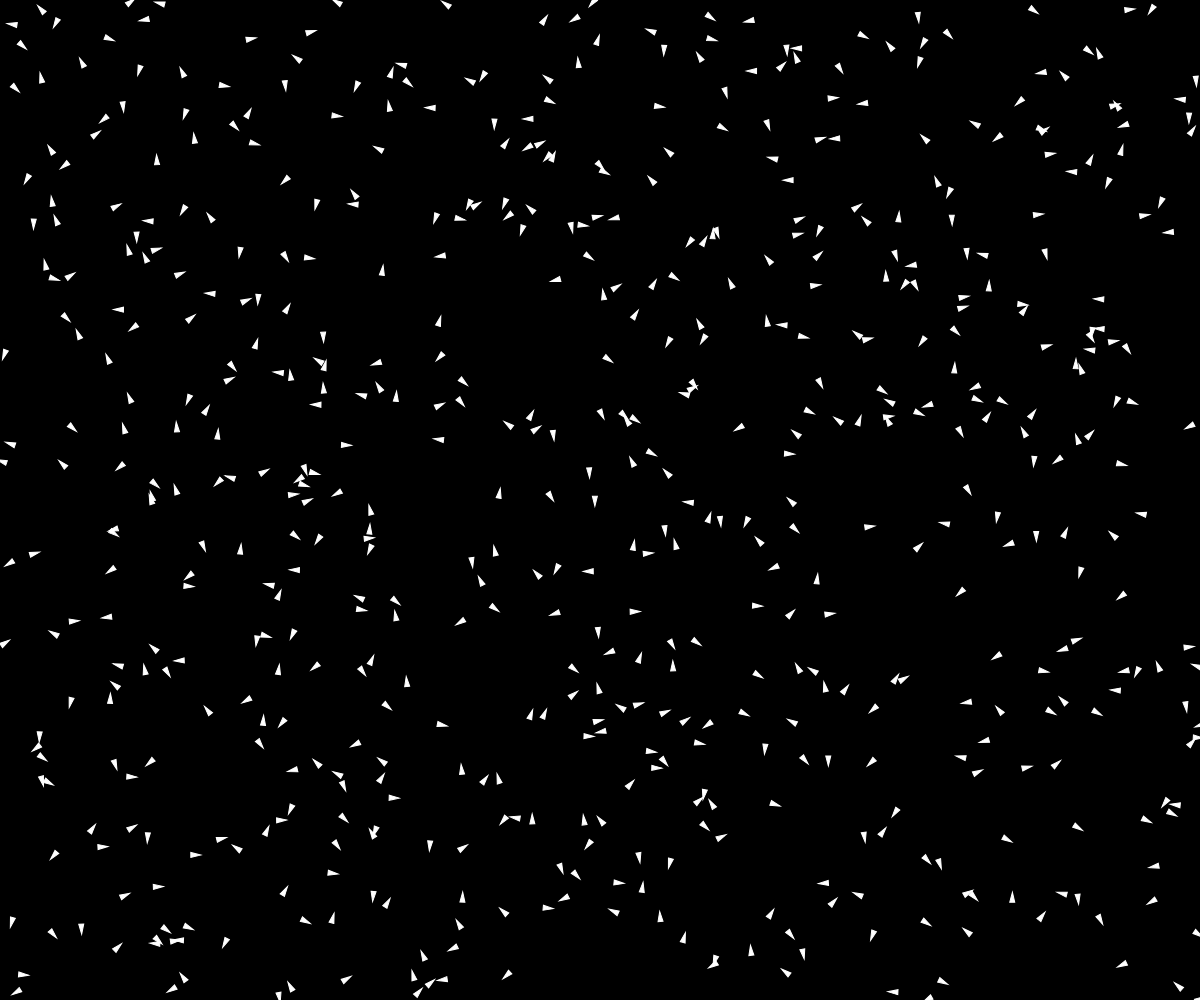
Frame 1 (no input)
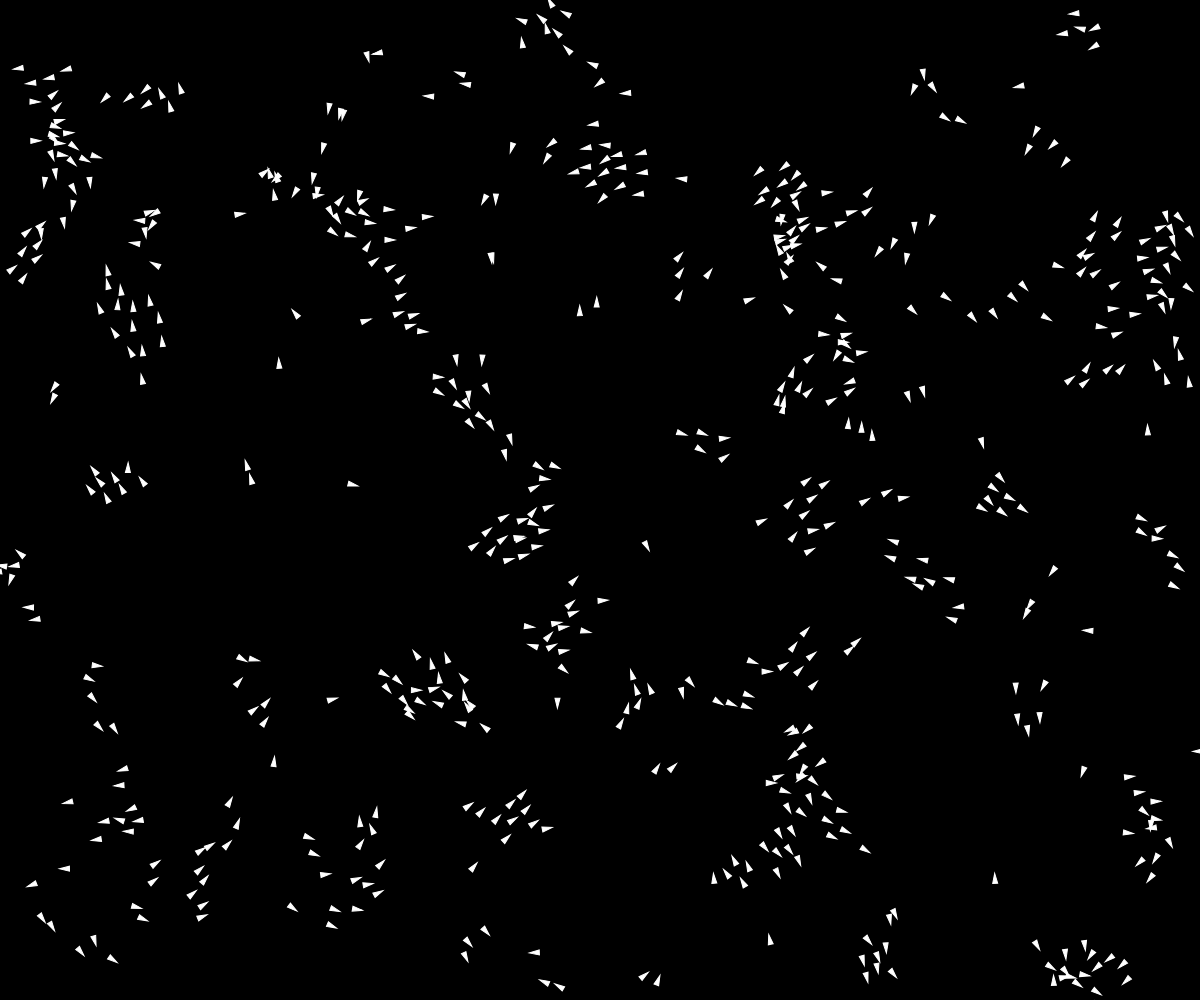
Frame 60 (no input)
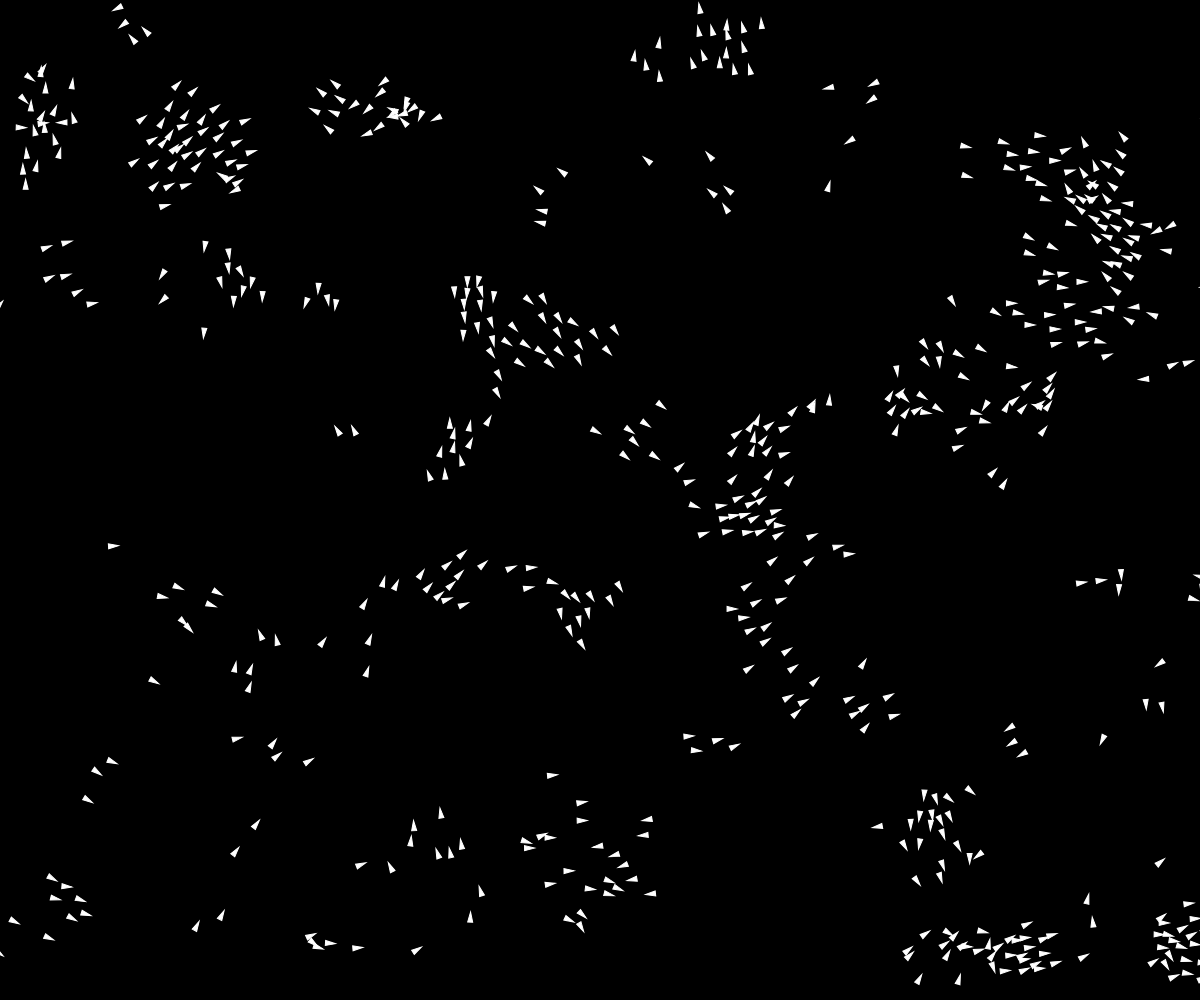
Frame 120 (the mouse pressed at the canvas centre since frame 60)

The p5.js sketch that drew these frames (run headless with seeded random() and noise() and a simulated clock; from frame 60 on, the mouse is pressed at the canvas centre):

// p5.js sketch
// ── sketch.js
var vehicles = [];
var posGrid;
let MAX= innerWidth>innerHeight?innerWidth:innerHeight;
let i,x,y;
function setup() {
  createCanvas(innerWidth, innerHeight);
  angleMode(RADIANS);
  
  for(let i =0;i<MAX/2;i++){
    x = random(0,innerWidth);
    y = random(0,innerHeight);
    vehicles.push(new Vehicle(x,y))
  }
  posGrid = new PosGrid(100)
}

function draw() {
  background(0);
  posGrid.update()
  for(v of vehicles){
    v.applyBehaviors()
    v.update();
  }

}

// ── class.js
class Vehicle {
    constructor(x,y){
        this.pos = createVector(x,y);
        this.radius = 5;
        this.vel = p5.Vector.random2D();
        this.vel.setMag(random(1,8))
        this.acc = createVector(0,0);
        this.maxSpeed = random(5,7);
        this.maxSteer = 0.2;
        this.periVis = false;
    }
    isInsideVision(veh,visionDis){
        let v = p5.Vector.sub(veh.pos,this.pos);
        if(v.mag() <= visionDis &&(v.heading() <= this.vel.heading()+(PI/4) && veh.vel.heading() >= this.vel.heading()-(PI/4))){
            return true;
        }
        return false;
    }
    applyForce(force){
        this.acc.add(force)
    }
    avoidWall(){
        let range = 40;
        let desire;
        if(this.pos.x < range){
            desire = createVector(this.maxSpeed,this.vel.y);
        }
        if(this.pos.y < range){
            desire = createVector(this.vel.x,this.maxSpeed);
        }
        if(this.pos.x > innerWidth-range){
            desire = createVector(-this.maxSpeed,this.vel.y);
        }
        if(this.pos.y > innerHeight-range){
            desire = createVector(this.vel.x,-this.maxSpeed);
        }
        if(desire){
            desire.normalize();
            desire.mult(this.maxSpeed)
            let steer = p5.Vector.sub(desire,this.vel);
            steer.limit(this.maxSteer);
            return steer
        }
        return createVector(0,0)
    }
    wall(){
        if(this.pos.x<0||this.pos.x>innerWidth){
            this.vel.x*=-1;
        }
        if(this.pos.y<0||this.pos.y>innerHeight){
            this.vel.y*=-1;
        }
    }
    seek(target){
        let desire = p5.Vector.sub(target,this.pos);
        desire.normalize();
        desire.mult(this.maxSpeed);
        let steer = p5.Vector.sub(desire,this.vel);
        steer.limit(this.maxSteer);
        return steer;
    }
    align(){
        let desiredDis = 50;
        let dis,v,avg = createVector(0,0),count = 0;
        for(v of posGrid.lookAtGrid(this.pos)){
            dis = p5.Vector.dist(this.pos,v.pos);
            if(dis>0 && ((this.isInsideVision(v,desiredDis) && this.periVis) || (!this.periVis&&dis<desiredDis))){
                avg.add(v.vel.copy().normalize().div(dis));
                count++;
            }
        }
        if(count >0){
            avg.div(count);
            avg.normalize()
            avg.mult(this.maxSpeed)
            let steer = p5.Vector.sub(avg,this.vel);
            steer.limit(this.maxSteer);
            return steer;
        }
        return createVector(0,0)
    }
    cohesion(){
        let desiredDis = 50;
        let dis,v,avg = createVector(0,0),count = 0;
        for(v of posGrid.lookAtGrid(this.pos)){
            dis = p5.Vector.dist(this.pos,v.pos);
            if(dis>0 && ((this.isInsideVision(v,desiredDis) && this.periVis) || (!this.periVis&&dis<desiredDis))){
                avg.add(p5.Vector.sub(this.pos,v.pos).normalize().div(dis));
                count++;
            }
        }
        if(count >0){
            avg.div(count);
            avg.normalize()
            avg.mult(-1*this.maxSpeed)
            let steer = p5.Vector.sub(avg,this.vel);
            steer.limit(this.maxSteer);
            return steer;
        }
        return createVector(0,0)
    }
    separate(){
        let desiredDis = this.radius*3;
        let dis,v,avg = createVector(0,0),count = 0;
        for(v of posGrid.lookAtGrid(this.pos)){
            dis = p5.Vector.dist(this.pos,v.pos);
            if(dis>0 && dis<desiredDis){
                avg.add(p5.Vector.sub(this.pos,v.pos).normalize().div(dis));
                count++;
            }
        }
        if(count >0){
            avg.div(count);
            avg.normalize()
            avg.mult(this.maxSpeed)
            let steer = p5.Vector.sub(avg,this.vel);
            steer.limit(this.maxSteer);
            return steer;
        }
        return createVector(0,0)
    }
    applyBehaviors(){
        let ali  = this.align()
        let sep = this.separate();
        let coh = this.cohesion()

        this.applyForce(this.avoidWall().mult(1))
        this.applyForce(coh.mult(1))
        this.applyForce(ali.mult(1));
        this.applyForce(sep.mult(2.5));
    }
    draw(){
        push()
        stroke(255)
        fill(255)
        translate(this.pos)
        rotate(this.vel.heading()-radians(90))
        triangle(-this.radius/2,-this.radius,this.radius/2,-this.radius,0,this.radius);
        pop()
    }
    update(){
        this.draw()
        this.vel.add(this.acc);
        this.pos.add(this.vel);
        this.acc.set(0,0);
    }
}

class PosGrid{
    constructor(resolution){
        this.res = resolution;
        this.array = [];
        this.maxCol = Math.floor(innerWidth/this.res);
        this.maxRow = Math.floor(innerHeight/this.res);
    }
    update(ViewGrid){
        //console.log(this.array.length);
        let i,j,k = 0;
        this.array = [];
        for(i =0;i<Math.floor(innerHeight/this.res);i++){
            this.array.push([])
            if(ViewGrid){
                stroke(50)
                line(0,i*this.res,innerWidth,i*this.res);
            }
            for(j =0;j<Math.floor(innerWidth/this.res);j ++){
                this.array[k].push([]);
            }
            k ++;
        }
        for(j =0;j< Math.floor(innerWidth/this.res) && ViewGrid;j++){
            stroke(50)
            line(j*this.res,0,j*this.res,innerHeight)
        }
        //console.log(this.array,this.array.length);
        let v
        for(v of vehicles){
            i = Math.floor(v.pos.y/this.res);
            j = Math.floor(v.pos.x/this.res);
            //console.log(i,j,this.maxRow,this.maxCol);
            if(i <0|| j<0||i>=this.maxRow || j>=this.maxCol) continue;
            this.array[i][j].push(v);
        }
    } 
    lookAtGrid(pos){
        let i = Math.floor(pos.y/this.res);
        let j = Math.floor(pos.x/this.res);
        if(i>=this.maxRow||i<0||j>=this.maxCol||j<0) return [];
        return this.array[i][j];
    }
}
